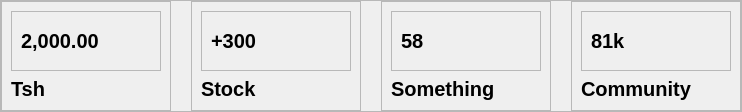
        <widget class="QFrame" name="CardsFrame">
         <property name="sizePolicy">
          <sizepolicy hsizetype="Preferred" vsizetype="Preferred">
           <horstretch>0</horstretch>
           <verstretch>0</verstretch>
          </sizepolicy>
         </property>
         <property name="frameShape">
          <enum>QFrame::Shape::StyledPanel</enum>
         </property>
         <property name="frameShadow">
          <enum>QFrame::Shadow::Raised</enum>
         </property>
         <layout class="QHBoxLayout" name="horizontalLayout_6">
          <property name="spacing">
           <number>20</number>
          </property>
          <property name="leftMargin">
           <number>0</number>
          </property>
          <property name="topMargin">
           <number>0</number>
          </property>
          <property name="rightMargin">
           <number>0</number>
          </property>
          <property name="bottomMargin">
           <number>0</number>
          </property>
          <item>
           <widget class="QFrame" name="card1">
            <property name="minimumSize">
             <size>
              <width>170</width>
              <height>0</height>
             </size>
            </property>
            <property name="frameShape">
             <enum>QFrame::Shape::StyledPanel</enum>
            </property>
            <property name="frameShadow">
             <enum>QFrame::Shadow::Raised</enum>
            </property>
            <layout class="QVBoxLayout" name="verticalLayout_2">
             <item alignment="Qt::AlignmentFlag::AlignTop">
              <widget class="QFrame" name="frame">
               <property name="frameShape">
                <enum>QFrame::Shape::StyledPanel</enum>
               </property>
               <property name="frameShadow">
                <enum>QFrame::Shadow::Raised</enum>
               </property>
               <layout class="QHBoxLayout" name="horizontalLayout_7">
                <item>
                 <widget class="QLabel" name="label">
                  <property name="font">
                   <font>
                    <pointsize>15</pointsize>
                    <bold>true</bold>
                   </font>
                  </property>
                  <property name="text">
                   <string>2,000.00</string>
                  </property>
                 </widget>
                </item>
                <item>
                 <widget class="QLabel" name="label_3">
                  <property name="minimumSize">
                   <size>
                    <width>40</width>
                    <height>40</height>
                   </size>
                  </property>
                  <property name="maximumSize">
                   <size>
                    <width>40</width>
                    <height>40</height>
                   </size>
                  </property>
                  <property name="text">
                   <string/>
                  </property>
                  <property name="pixmap">
                   <pixmap resource="dashboardIcons.qrc">:/ColoredIcons/Icons/IconsColored/shopping-cart.svg</pixmap>
                  </property>
                  <property name="scaledContents">
                   <bool>true</bool>
                  </property>
                 </widget>
                </item>
               </layout>
              </widget>
             </item>
             <item alignment="Qt::AlignmentFlag::AlignBottom">
              <widget class="QLabel" name="label_4">
               <property name="font">
                <font>
                 <pointsize>15</pointsize>
                 <bold>true</bold>
                </font>
               </property>
               <property name="text">
                <string>Tsh</string>
               </property>
              </widget>
             </item>
            </layout>
           </widget>
          </item>
          <item>
           <widget class="QFrame" name="card2">
            <property name="minimumSize">
             <size>
              <width>170</width>
              <height>0</height>
             </size>
            </property>
            <property name="frameShape">
             <enum>QFrame::Shape::StyledPanel</enum>
            </property>
            <property name="frameShadow">
             <enum>QFrame::Shadow::Raised</enum>
            </property>
            <layout class="QVBoxLayout" name="verticalLayout_3">
             <item alignment="Qt::AlignmentFlag::AlignTop">
              <widget class="QFrame" name="frame_2">
               <property name="frameShape">
                <enum>QFrame::Shape::StyledPanel</enum>
               </property>
               <property name="frameShadow">
                <enum>QFrame::Shadow::Raised</enum>
               </property>
               <layout class="QHBoxLayout" name="horizontalLayout_8">
                <item alignment="Qt::AlignmentFlag::AlignLeft">
                 <widget class="QLabel" name="label_6">
                  <property name="font">
                   <font>
                    <pointsize>15</pointsize>
                    <bold>true</bold>
                   </font>
                  </property>
                  <property name="text">
                   <string>+300</string>
                  </property>
                 </widget>
                </item>
                <item alignment="Qt::AlignmentFlag::AlignRight">
                 <widget class="QLabel" name="label_7">
                  <property name="minimumSize">
                   <size>
                    <width>40</width>
                    <height>40</height>
                   </size>
                  </property>
                  <property name="maximumSize">
                   <size>
                    <width>40</width>
                    <height>40</height>
                   </size>
                  </property>
                  <property name="text">
                   <string/>
                  </property>
                  <property name="pixmap">
                   <pixmap resource="dashboardIcons.qrc">:/ColoredIcons/Icons/IconsColored/credit-card.svg</pixmap>
                  </property>
                  <property name="scaledContents">
                   <bool>true</bool>
                  </property>
                 </widget>
                </item>
               </layout>
              </widget>
             </item>
             <item alignment="Qt::AlignmentFlag::AlignBottom">
              <widget class="QLabel" name="label_5">
               <property name="font">
                <font>
                 <pointsize>15</pointsize>
                 <bold>true</bold>
                </font>
               </property>
               <property name="text">
                <string>Stock</string>
               </property>
              </widget>
             </item>
            </layout>
           </widget>
          </item>
          <item>
           <widget class="QFrame" name="card3">
            <property name="minimumSize">
             <size>
              <width>170</width>
              <height>0</height>
             </size>
            </property>
            <property name="frameShape">
             <enum>QFrame::Shape::StyledPanel</enum>
            </property>
            <property name="frameShadow">
             <enum>QFrame::Shadow::Raised</enum>
            </property>
            <layout class="QVBoxLayout" name="verticalLayout_4">
             <item alignment="Qt::AlignmentFlag::AlignTop">
              <widget class="QFrame" name="frame_3">
               <property name="frameShape">
                <enum>QFrame::Shape::StyledPanel</enum>
               </property>
               <property name="frameShadow">
                <enum>QFrame::Shadow::Raised</enum>
               </property>
               <layout class="QHBoxLayout" name="horizontalLayout_9">
                <item alignment="Qt::AlignmentFlag::AlignLeft">
                 <widget class="QLabel" name="label_9">
                  <property name="font">
                   <font>
                    <pointsize>15</pointsize>
                    <bold>true</bold>
                   </font>
                  </property>
                  <property name="text">
                   <string>58</string>
                  </property>
                 </widget>
                </item>
                <item alignment="Qt::AlignmentFlag::AlignRight">
                 <widget class="QLabel" name="label_10">
                  <property name="minimumSize">
                   <size>
                    <width>40</width>
                    <height>40</height>
                   </size>
                  </property>
                  <property name="maximumSize">
                   <size>
                    <width>40</width>
                    <height>40</height>
                   </size>
                  </property>
                  <property name="text">
                   <string/>
                  </property>
                  <property name="pixmap">
                   <pixmap resource="dashboardIcons.qrc">:/ColoredIcons/Icons/IconsColored/table.svg</pixmap>
                  </property>
                  <property name="scaledContents">
                   <bool>true</bool>
                  </property>
                 </widget>
                </item>
               </layout>
              </widget>
             </item>
             <item alignment="Qt::AlignmentFlag::AlignBottom">
              <widget class="QLabel" name="label_8">
               <property name="font">
                <font>
                 <pointsize>15</pointsize>
                 <bold>true</bold>
                </font>
               </property>
               <property name="text">
                <string>Something</string>
               </property>
              </widget>
             </item>
            </layout>
           </widget>
          </item>
          <item>
           <widget class="QFrame" name="card4">
            <property name="minimumSize">
             <size>
              <width>170</width>
              <height>0</height>
             </size>
            </property>
            <property name="frameShape">
             <enum>QFrame::Shape::StyledPanel</enum>
            </property>
            <property name="frameShadow">
             <enum>QFrame::Shadow::Raised</enum>
            </property>
            <layout class="QVBoxLayout" name="verticalLayout_5">
             <item alignment="Qt::AlignmentFlag::AlignTop">
              <widget class="QFrame" name="frame_4">
               <property name="frameShape">
                <enum>QFrame::Shape::StyledPanel</enum>
               </property>
               <property name="frameShadow">
                <enum>QFrame::Shadow::Raised</enum>
               </property>
               <layout class="QHBoxLayout" name="horizontalLayout_10">
                <item alignment="Qt::AlignmentFlag::AlignLeft">
                 <widget class="QLabel" name="label_12">
                  <property name="font">
                   <font>
                    <pointsize>15</pointsize>
                    <bold>true</bold>
                   </font>
                  </property>
                  <property name="text">
                   <string>81k</string>
                  </property>
                 </widget>
                </item>
                <item alignment="Qt::AlignmentFlag::AlignRight">
                 <widget class="QLabel" name="label_13">
                  <property name="minimumSize">
                   <size>
                    <width>40</width>
                    <height>40</height>
                   </size>
                  </property>
                  <property name="maximumSize">
                   <size>
                    <width>40</width>
                    <height>40</height>
                   </size>
                  </property>
                  <property name="text">
                   <string/>
                  </property>
                  <property name="pixmap">
                   <pixmap resource="dashboardIcons.qrc">:/ColoredIcons/Icons/IconsColored/users.svg</pixmap>
                  </property>
                  <property name="scaledContents">
                   <bool>true</bool>
                  </property>
                 </widget>
                </item>
               </layout>
              </widget>
             </item>
             <item alignment="Qt::AlignmentFlag::AlignBottom">
              <widget class="QLabel" name="label_11">
               <property name="font">
                <font>
                 <pointsize>15</pointsize>
                 <bold>true</bold>
                </font>
               </property>
               <property name="text">
                <string>Community</string>
               </property>
              </widget>
             </item>
            </layout>
           </widget>
          </item>
         </layout>
        </widget>
